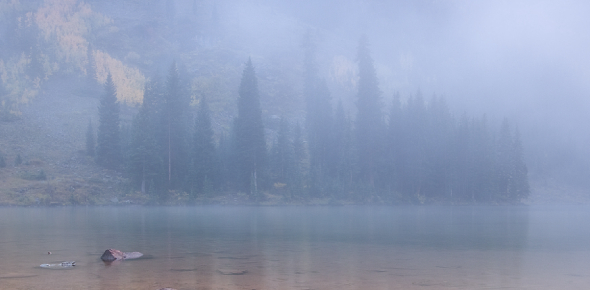
//> input picture input.jpg, 590 x 290 px
$ ./main   (built with g++ and OpenCV 4)
//> lines starting //> are read from the running program, lines starting //| are printed output that depends on the picture


#include <opencv2/core.hpp>
#include <opencv2/imgcodecs.hpp>
#include <opencv2/highgui.hpp>
#include <opencv2/imgproc.hpp>
#include <iostream>
#include <cmath>


#include <iostream>
using namespace cv;
using namespace std;


// Histogram oluşturma işlevi
void CreateHistogram(int**& h) {// iki buyutlu bir buyut bitlik için ikincisi ranklar için (r,g,b)
    h = new int* [3]; // rankları için
    for (int i = 0; i < 3; i++) {
        h[i] = new int[256]; // bitlik 8 === 2^8 =256
        for (int j = 0; j < 256; j++) { // 0 dan 255 kadar çalışacak
            h[i][j] = 0; // defult olarak 0 atar
        }
    }
}


class Img { // resim okuma ve işlemleri sağlanan sınıf
private:
    int** HistogramInput;// giriş histogram saklamak için
    int** HistogramOutput; // histogram sonuçları saklamak için
    float** CDF;// yovarlana diğerleri için
    float** Sk;// her pixel sığlıklığı hisaplamak için
    int cols;// resim genişliği
    int rows;// resim yüksekliği
    cv::Mat img;// giriş resim
    cv::Mat* histogramImg;// histogram yaptıktan sonra resim
public:
    Img(string imageSours) {//kurucu
//> called with imageSours = "./input.jpg"
        this->img = cv::imread(imageSours); //resim okuma
//> this->img is the input picture: 290 rows x 590 cols, CV_8UC3; mean B, G, R 180.8, 153.9, 141.3
        this->rows = this->img.rows;// satır saısı
//> this->rows = 290
        this->cols = this->img.cols;// sütün sayısı
//> this->cols = 590
        this->CreateHistogram(this->HistogramInput); // yer açma
        this->CreateHistogram(this->HistogramOutput);// yer açma
        this->CreatePr(CDF);// yer açma
        this->CreateSk(Sk);//yer açma
        this->CalculatHistograms(); // histogram hisaplama fon.
        this->histogramImg = new cv::Mat(this->rows, this->cols, CV_8UC3);// resim oluşturma
        this->setHistogramImg();// resim ayarlama

    }
    void setHistogramImg() { //resim ayarlama
        for (int i = 0; i < rows; i++) {
            for (int j = 0; j < cols; j++) {
                this->histogramImg->at<cv::Vec3b>(i, j) = cv::Vec3b(this->HistogramOutput[0][this->img.at<cv::Vec3b>(i, j)[0]], HistogramOutput[1][this->img.at<cv::Vec3b>(i, j)[1]], HistogramOutput[2][this->img.at<cv::Vec3b>(i, j)[2]]);// sonuç histogramdan gelen değeriyle resim yerleşilir
            }
        }
    }
    void PrCalculat(int**& h, float**& CDF, int pixelNumber) { //pr değeri hisaplama
        for (int i = 0; i < 256; i++) { /// 8 bitlik olduğu için 0<->255 ile gezecek
            CDF[0][i] = float(h[0][i]) / float(pixelNumber); // pixel olasağı hisaplar
            CDF[1][i] = float(h[1][i]) / float(pixelNumber);
            CDF[2][i] = float(h[2][i]) / float(pixelNumber);
            if (i != 0) {
                CDF[0][i] += CDF[0][i - 1];//öncek değerle toplanır
                CDF[1][i] += CDF[1][i - 1];
                CDF[2][i] += CDF[2][i - 1];
            }

        }


    }
    void SkCalculat(float**& CDF, float**& sk, int**& histogram) {// Sk değeri hesaplanır

        for (int i = 0; i < 256; i++) { /// 8 bitlik olduğu için 0<->255 ile gezecek
            sk[0][i] = (CDF[0][i] * 255);/// sk değeri alır  255 ile çarplanır 8 bitlik olduğu için
            sk[1][i] = (CDF[1][i] * 255);
            sk[2][i] = (CDF[2][i] * 255);
            histogram[0][i] = round(sk[0][i]); // yovarlama yapılır
            histogram[1][i] = round(sk[1][i]);
            histogram[2][i] = round(sk[2][i]);

        }

    }
    void CreateHistogram(int**& h) { //histogram oluşturma
        h = new int* [3];
        for (int i = 0; i < 3; i++) {
            h[i] = new int[256];
            for (int j = 0; j < 256; j++) {
                h[i][j] = 0;
            }
        }
    }
    void CreatePr(float**& pr) { //  pr dezi oluşturma
        pr = new float* [3];
        for (int i = 0; i < 3; i++) {
            pr[i] = new float[256];
            for (int j = 0; j < 256; j++) {
                pr[i][j] = 0.0;
            }
        }
    }
    void CreateSk(float**& sk) {// sk  dizi oluşturma
        sk = new float* [3];
        for (int i = 0; i < 3; i++) {
            sk[i] = new float[256];
            for (int j = 0; j < 256; j++) {
                sk[i][j] = 0.0;
            }
        }
    }
    void CalculatHistograms() { // histogram hisaplama
        for (int i = 0; i < this->rows; i++)
        {
            for (int j = 0; j < this->cols; j++) { // resimdeki olan pexil okulur ve HistogramInput içinde toplanılır
                cv::Vec3b index = this->img.at<cv::Vec3b>(i, j);
                this->HistogramInput[0][index[0]]++; // resimdeki olan pexil değeri yoluyle sayısın toplanır
                this->HistogramInput[1][index[1]]++;
                this->HistogramInput[2][index[2]]++;
            }
        }
        this->PrCalculat(this->HistogramInput, this->CDF, rows * cols);// pr hisaplanır
        this->SkCalculat(this->CDF, this->Sk, this->HistogramOutput); // sk hesaplanır
//> after the loop in setHistogramImg, `for (int i = 0; i < rows; i++)`:
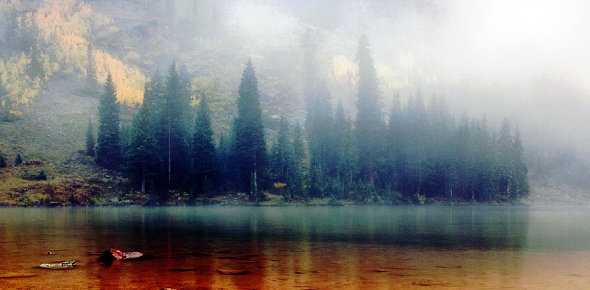
//> this->histogramImg: 290 rows x 590 cols, CV_8UC3; mean B, G, R 128.7, 129.1, 128.9
//> call 2 of Img, with imageSours = "./reference.jpg"
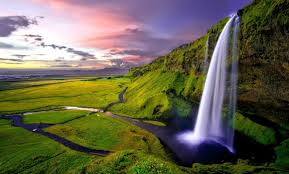
//> input picture reference.jpg, 289 x 174 px
//> in Img, this->img is the input picture: 174 rows x 289 cols, CV_8UC3; mean B, G, R 78.2, 101, 104.3
//> after the loop in setHistogramImg (call 2), `for (int i = 0; i < rows; i++)`:
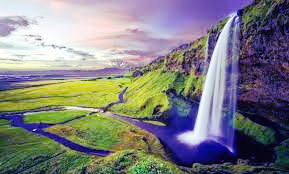
//> this->histogramImg: 174 rows x 289 cols, CV_8UC3; mean B, G, R 129.4, 128.2, 128.2
    }

    void showImg(string title = "title") { // resim güsterme fon.
        cv::namedWindow(title, cv::WINDOW_AUTOSIZE);
        cv::imshow(title, this->img);
        cv::waitKey(0);

    }
    void showHistoImg(string title = "histo_title") {// resmin yeni halı gösterme fon.
        cv::namedWindow(title, cv::WINDOW_AUTOSIZE);
        cv::imshow(title, *this->histogramImg);
        cv::waitKey(0);

    }
    cv::Mat getImg() { // resim alma
        return this->img;
    }
    cv::Mat getHistogramImg() { // resim yeni halı alma
        return *this->histogramImg;
    }
    int** getHistogramInput() { // resim giriş histogramı alma
        return this->HistogramInput;
    }
    int** getHistogramOutput() {// resmin sonuç historam alma
        return this->HistogramOutput;
    }
    int getRows() { return this->rows; }// satır sayı alma
    int getCols() { return this->cols; }// sütün sayı alam


    ~Img() { // yıkıcı
        delete this->histogramImg;
        for (int i = 0; i < 3; i++) {
            delete this->CDF[i];
            delete this->HistogramInput[i];
            delete this->HistogramOutput[i];
            delete this->Sk[i];
        }
        delete this->CDF;
        delete this->HistogramInput;
        delete this->HistogramOutput;
        delete this->Sk;

    }
};


int getIndex(int sourceIndex, int referenceArray[]) { // giriş histogram ile referens histogram karşlaştırma yaparak index değeri dönüş yapar
    int index = sourceIndex;
    int i = 0;
    for (int i = 0; i < 256; i++) {
        if (sourceIndex <= referenceArray[i]) { // ğer referens değeri kaynak index ile büyük veya eşit ise referns indexi geri alır
            index = i;
            break;
        }
    }
    return index;

}

void getTargetHistogram(int** sourceHisto, int** referenceHisto, int**& targetHisto) {// hedef değerleri bulmayı yapar
    CreateHistogram(targetHisto);
    for (int i = 0; i < 256; i++) {

        targetHisto[0][i] = getIndex(sourceHisto[0][i], referenceHisto[0]);// değeri bulur
        targetHisto[1][i] = getIndex(sourceHisto[1][i], referenceHisto[1]);
        targetHisto[2][i] = getIndex(sourceHisto[2][i], referenceHisto[2]);
    }

}


void CreateOutputImg(Img& sourceImg, Img& referenceImg) {// hedef (sonuç resim hisaplanır )
    int rows = sourceImg.getRows();
//> rows = 290
    int cols = sourceImg.getCols();
//> cols = 590
    cv::Mat source_Img = sourceImg.getImg();// kaynak resim
    cv::Mat outputImg(rows, cols, CV_8UC3);// sonuç için deful resim oluşturma
    int** targetHistogram;

    getTargetHistogram(sourceImg.getHistogramOutput(), referenceImg.getHistogramOutput(), targetHistogram);


    for (int i = 0; i < rows; i++) {
        for (int j = 0; j < cols; j++) {
            outputImg.at<cv::Vec3b>(i, j) = cv::Vec3b(targetHistogram[0][source_Img.at<cv::Vec3b>(i, j)[0]], targetHistogram[1][source_Img.at<cv::Vec3b>(i, j)[1]], targetHistogram[2][source_Img.at<cv::Vec3b>(i, j)[2]]);// targrt (hedef) değerlerine göre resim ayarlanır
        }
    }
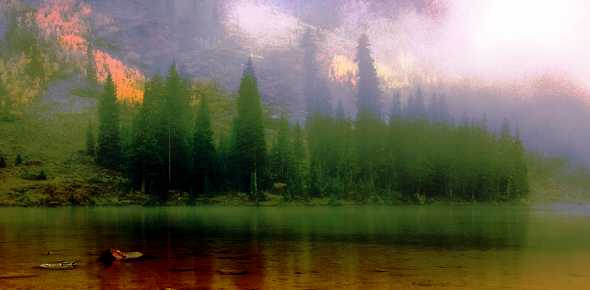
//> outputImg: 290 rows x 590 cols, CV_8UC3; mean B, G, R 79, 101.9, 105.2


    cv::namedWindow("output img", cv::WINDOW_AUTOSIZE);//resim gösterme işlemleri
    cv::imshow("output img", outputImg);
    cv::waitKey(0);

    delete targetHistogram;
}

int main()
{


    Img sourcImg("./input.jpg");// giriş resim okuma ve hisaplama
    Img referenceImg("./reference.jpg");// referens resim okuma ve hisaplama

    sourcImg.showImg("input img"); // giriş resim gösterme
    sourcImg.showHistoImg("Histogram input img");//  giriş resim hisaplama sonuçu gösterme

    referenceImg.showImg("reference img");// referenc resim gösterme
    referenceImg.showHistoImg("Histogram reference img"); // referens resim hisaplama sonuçu gösterme


    CreateOutputImg(sourcImg, referenceImg);// çıkış (sonuç) resim hesaplama ve gösterme


    return 0;
}
